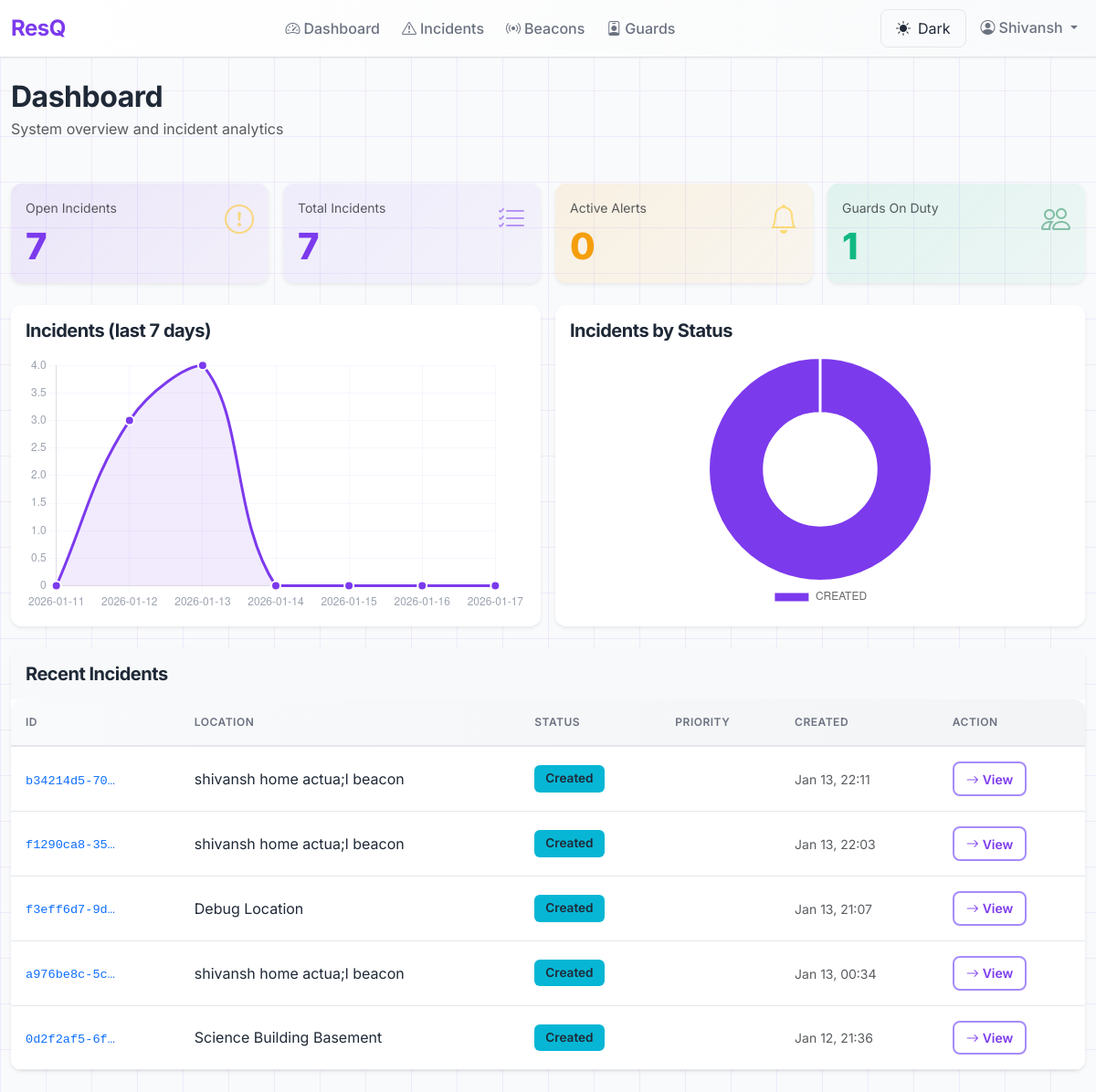
/admin-panel/ (signed in), run on an earlier commit of the app's database.
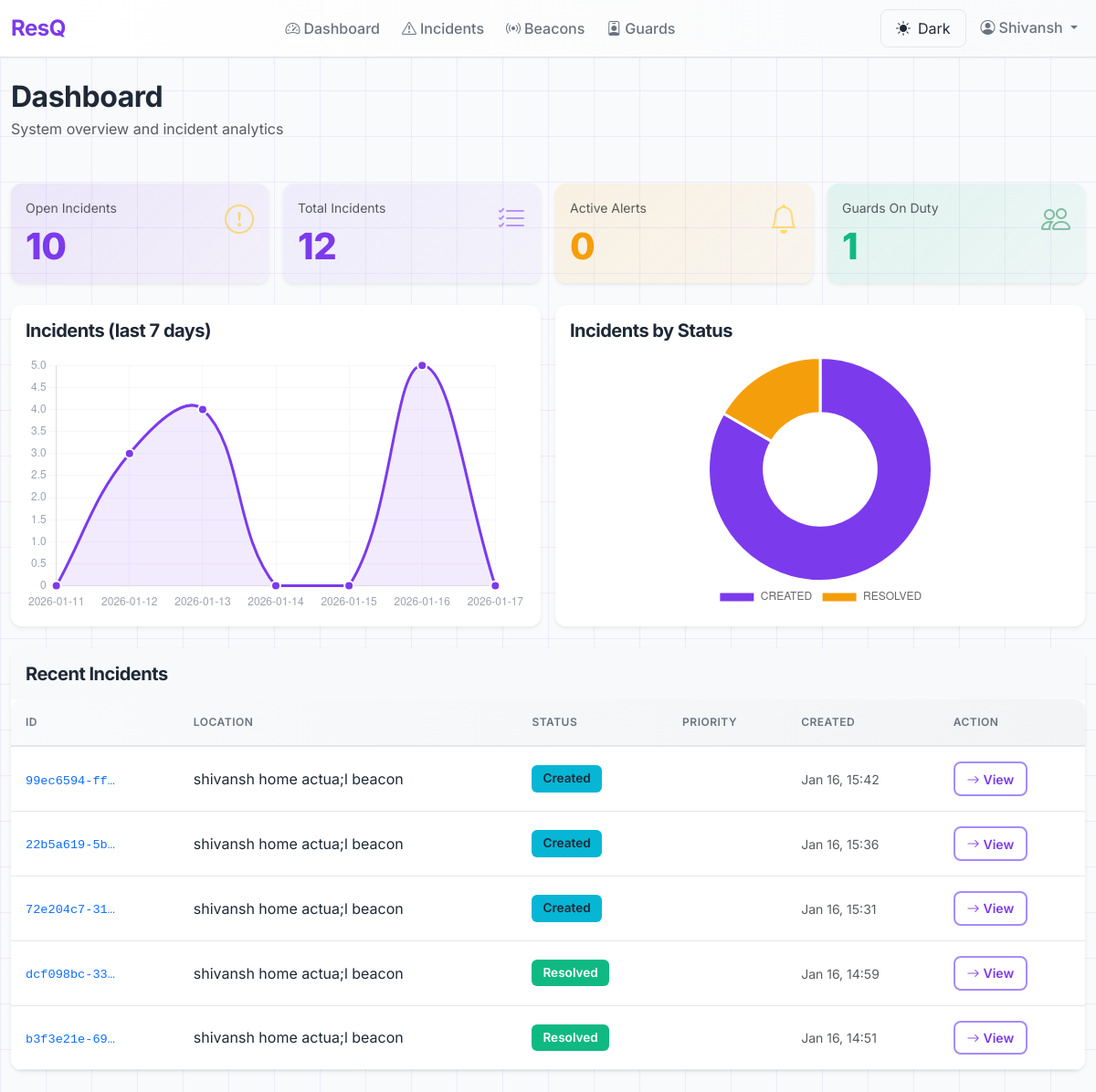
And on a later commit of the database.
### incidents/models.py (models this page shows, shortened)
class Incident(models.Model):
    class Status(models.TextChoices):
        CREATED = "CREATED", "Created"
        ASSIGNED = "ASSIGNED", "Assigned to Guard"
        IN_PROGRESS = "IN_PROGRESS", "In Progress"
        RESOLVED = "RESOLVED", "Resolved"
    class Priority(models.IntegerChoices):
        LOW = 1, "Low"
        MEDIUM = 2, "Medium"
        HIGH = 3, "High"
        CRITICAL = 4, "Critical"
    class ResolutionType(models.TextChoices):
        RESOLVED_BY_GUARD = "RESOLVED_BY_GUARD", "Resolved by Guard"
        ESCALATED_TO_ADMIN = "ESCALATED_TO_ADMIN", "Escalated to Admin"
    class BuzzerStatus(models.TextChoices):
        INACTIVE = "INACTIVE", "Inactive (No Incident)"
        PENDING = "PENDING", "Pending (Incident Created, No Guard Yet)"
        ACTIVE = "ACTIVE", "Active (Incident Assigned to Guard)"
        ACKNOWLEDGED = "ACKNOWLEDGED", "Acknowledged (Guard En Route)"
        RESOLVED = "RESOLVED", "Resolved (Incident Complete)"
    id = models.UUIDField(primary_key=True, default=uuid.uuid4, editable=False)
    beacon = models.ForeignKey(
        Beacon,
        on_delete=models.PROTECT,
        related_name="incidents",
        help_text="Location of emergency (mandatory)"
    )
    status = models.CharField(
        max_length=20,
        choices=Status.choices,
        default=Status.CREATED,
        db_index=True
    )
    priority = models.IntegerField(
        choices=Priority.choices,
        default=Priority.MEDIUM,
        db_index=True
    )
    description = models.TextField(blank=True, help_text="Optional incident description")
    report_type = models.CharField(
        max_length=100,
        blank=True,
        help_text="Type of report (e.g., Safety Concern, Suspicious Activity, Infrastructure Issue)"
    )
    location = models.CharField(
        max_length=255,
        blank=True,
        help_text="Location description if different from beacon"
    )
    first_signal_time = models.DateTimeField(null=True, blank=True, db_index=True)
    last_signal_time = models.DateTimeField(null=True, blank=True)
    created_at = models.DateTimeField(auto_now_add=True, db_index=True)
    updated_at = models.DateTimeField(auto_now=True)
    resolved_by = models.ForeignKey(
        settings.AUTH_USER_MODEL,
        null=True,
        blank=True,
        on_delete=models.SET_NULL,
        related_name="resolved_incidents",
        help_text="Guard/Admin who resolved this incident"
    )
    resolved_at = models.DateTimeField(null=True, blank=True)
    resolution_notes = models.TextField(blank=True, help_text="Notes about how incident was resolved")
    resolution_type = models.CharField(
        max_length=30,
        choices=ResolutionType.choices,
        blank=True,
        help_text="How the incident was resolved"
    )
    current_assigned_guard = models.ForeignKey(
        settings.AUTH_USER_MODEL,
        null=True,
        blank=True,
        on_delete=models.SET_NULL,
        related_name="currently_assigned_incidents",
        help_text="Currently assigned guard"
    )
    assigned_at = models.DateTimeField(null=True, blank=True)
    buzzer_status = models.CharField(
        max_length=20,
        choices=BuzzerStatus.choices,
        default=BuzzerStatus.INACTIVE,
        db_index=True,
        help_text="Current buzzer status for ESP32 devices at this beacon"
    )
    buzzer_last_updated = models.DateTimeField(
        auto_now=True,
        help_text="Last time buzzer status was changed"
    )
    total_alerts_sent = models.PositiveIntegerField(default=0, help_text="Total alerts sent to guards")
    total_alerts_declined = models.PositiveIntegerField(default=0, help_text="Total alerts declined by guards")
    class Meta:
        ordering = ["-created_at"]
        indexes = [
            models.Index(fields=["-created_at"]),
            models.Index(fields=["status", "-created_at"]),
            models.Index(fields=["beacon", "-created_at"]),
            models.Index(fields=["beacon", "status", "-created_at"]),
        ]
        verbose_name = "Incident"
        verbose_name_plural = "Incidents"

class Beacon(models.Model):
    id = models.UUIDField(primary_key=True, default=uuid.uuid4, editable=False)
    beacon_id = models.CharField(max_length=100, unique=True, db_index=True, null=True, blank=True, help_text="Hardware beacon ID (UUID:major:minor)")
    uuid = models.CharField(max_length=36, db_index=True, help_text="iBeacon UUID")
    major = models.IntegerField(help_text="iBeacon major value")
    minor = models.IntegerField(help_text="iBeacon minor value")
    location_name = models.CharField(max_length=255, help_text="e.g., Library Entrance, Hallway 3A")
    building = models.CharField(max_length=255, help_text="e.g., Building A, Science Center")
    floor = models.IntegerField(help_text="Floor number")
    latitude = models.FloatField(null=True, blank=True, help_text="Fixed beacon latitude")
    longitude = models.FloatField(null=True, blank=True, help_text="Fixed beacon longitude")
    nearby_beacons = models.ManyToManyField(
        'self',
        through='BeaconProximity',
        symmetrical=False,
        related_name='nearby_from',
        help_text="Nearby beacons in priority order for guard search expansion"
    )
    is_active = models.BooleanField(default=True, db_index=True, help_text="Is beacon operational")
    created_at = models.DateTimeField(auto_now_add=True)
    updated_at = models.DateTimeField(auto_now=True)
    class Meta:
        ordering = ["building", "floor", "location_name"]
        indexes = [
            models.Index(fields=["beacon_id"]),
            models.Index(fields=["uuid", "major", "minor"]),
            models.Index(fields=["building", "floor"]),
            models.Index(fields=["is_active"]),
        ]
        constraints = [
            models.UniqueConstraint(fields=["major", "minor"], name="unique_beacon_major_minor")
        ]

### adminEnd/views.py (the view)
# urls.py: path('', views.dashboard, name='dashboard'),
@admin_required
def dashboard(request):
    incidents_total = Incident.objects.all().count()
    incidents_open = Incident.objects.exclude(status=Incident.Status.RESOLVED).count()
    incidents_by_status_qs = Incident.objects.values('status').annotate(count=Count('id'))
    incidents_by_status = {item['status']: item['count'] for item in incidents_by_status_qs}
    active_alerts = GuardAlert.objects.filter(status=GuardAlert.AlertStatus.SENT).count()
    active_assignments = GuardAssignment.objects.filter(is_active=True).count()
    guards_on_duty = GuardProfile.objects.filter(is_active=True).count()
    recent_incidents = Incident.objects.order_by('-created_at')[:5]
    end_date = timezone.now().date()
    start_date = end_date - timedelta(days=6)
    daily_qs = Incident.objects.filter(created_at__date__gte=start_date).annotate(date=TruncDate('created_at')).values('date').annotate(count=Count('id')).order_by('date')
    counts_by_day = {}
    for i in range(7):
        d = (start_date + timedelta(days=i))
        counts_by_day[d.isoformat()] = 0
    for item in daily_qs:
        counts_by_day[item['date'].isoformat()] = item['count']
    chart_labels = list(counts_by_day.keys())
    chart_data = list(counts_by_day.values())
    context = {
        'incidents_total': incidents_total,
        'incidents_open': incidents_open,
        'incidents_by_status': incidents_by_status,
        'active_alerts': active_alerts,
        'active_assignments': active_assignments,
        'guards_on_duty': guards_on_duty,
        'recent_incidents': recent_incidents,
        'chart_labels': json.dumps(chart_labels),
        'chart_data': json.dumps(chart_data),
        'status_counts_json': json.dumps(incidents_by_status),
    }
    return render(request, 'adminEnd/dashboard.html', context)

### adminEnd/context_processors.py (called while the page is built)
def adminend_view_only(request):
    return {'adminend_view_only': getattr(settings, 'ADMINEND_VIEW_ONLY', True)}

### adminEnd/views.py (called while the page is built)
def admin_required(view_func):
    return user_passes_test(lambda u: u.is_authenticated and getattr(u, 'role', None) == 'ADMIN', login_url='home')(view_func)

### adminEnd/templates/adminEnd/dashboard.html (shortened to what the changed rows need)
{% extends 'adminEnd/base.html' %}
{% block content %}
<div class="mb-5">
  <h1 class="mb-1">Dashboard</h1>
</div>
<div class="row mb-4 g-3">
  <div class="col-md-3">
    <div class="card h-100 border-0 shadow-sm" style="background: linear-gradient(135deg, rgba(124, 58, 237, 0.1), rgba(124, 58, 237, 0.05));">
      <div class="card-body">
        <div class="d-flex align-items-start">
          <div>
            <p class="text-muted small fw-600 mb-2">Open Incidents</p>
            <h3 class="mb-0" style="color: #7c3aed; font-size: 2.5rem; font-weight: 800;">{{ incidents_open }}</h3>
          </div>
        </div>
      </div>
    </div>
  </div>
  <div class="col-md-3">
    <div class="card h-100 border-0 shadow-sm" style="background: linear-gradient(135deg, rgba(196, 181, 253, 0.2), rgba(196, 181, 253, 0.1));">
      <div class="card-body">
        <div class="d-flex align-items-start">
          <div>
            <p class="text-muted small fw-600 mb-2">Total Incidents</p>
            <h3 class="mb-0" style="color: #7c3aed; font-size: 2.5rem; font-weight: 800;">{{ incidents_total }}</h3>
          </div>
        </div>
      </div>
    </div>
  </div>
</div>
<div class="row mb-4 g-3">
  <div class="col-lg-6">
    <div class="card border-0 shadow-sm h-100">
      <div class="card-body">
        <div style="position: relative; height: 280px;">
          <canvas id="incidentsLineChart"></canvas>
        </div>
      </div>
    </div>
  </div>
  <div class="col-lg-6">
    <div class="card border-0 shadow-sm h-100">
      <div class="card-body">
        <div style="position: relative; height: 280px;">
          <canvas id="statusPieChart"></canvas>
        </div>
      </div>
    </div>
  </div>
</div>
<div class="row">
  <div class="col-12">
    <div class="card border-0 shadow-sm">
      <div class="card-body p-0">
        <table class="table table-hover mb-0">
          <thead style="background-color: #f9fafb;">
            <tr>
              <th class="fw-600 text-muted small text-uppercase">ID</th>
              <th class="fw-600 text-muted small text-uppercase">Location</th>
              <th class="fw-600 text-muted small text-uppercase">Status</th>
              <th class="fw-600 text-muted small text-uppercase">Priority</th>
              <th class="fw-600 text-muted small text-uppercase">Created</th>
              <th class="fw-600 text-muted small text-uppercase">Action</th>
            </tr>
          </thead>
          <tbody>
            {% for incident in recent_incidents %}
            <tr>
              <td><code class="text-primary" style="font-size: 0.85rem;">{{ incident.id|truncatechars:12 }}</code></td>
              <td>{{ incident.beacon.location_name }}</td>
              <td>
                {% if incident.status == 'CREATED' %}
                  <span class="badge bg-info">Created</span>
                {% elif incident.status == 'ASSIGNED' %}
                  <span class="badge bg-warning text-dark">Assigned</span>
                {% elif incident.status == 'IN_PROGRESS' %}
                  <span class="badge" style="background-color: #f59e0b; color: white;">In Progress</span>
                {% elif incident.status == 'RESOLVED' %}
                  <span class="badge bg-success">Resolved</span>
                {% endif %}
              </td>
              <td>
              </td>
              <td><small class="text-muted">{{ incident.created_at|date:"M d, H:i" }}</small></td>
              <td><a href="{% url 'adminEnd:incident_detail' incident.id %}" class="btn btn-sm btn-outline-primary"><i class="bi bi-arrow-right me-1"></i>View</a></td>
            </tr>
            {% empty %}
            <tr>
              <td colspan="6" class="text-center text-muted py-4">No incidents found</td>
            </tr>
            {% endfor %}
          </tbody>
        </table>
      </div>
    </div>
  </div>
</div>
<script>
  const labels = JSON.parse('{{ chart_labels|escapejs }}');
  const data = JSON.parse('{{ chart_data|escapejs }}');
  const statusCounts = JSON.parse('{{ status_counts_json|escapejs }}');
  // Line chart for last 7 days
  const ctx = document.getElementById('incidentsLineChart').getContext('2d');
  new Chart(ctx, {
    type: 'line',
    data: {
      labels: labels,
      datasets: [{
        label: 'Incidents',
        data: data,
        borderColor: '#7c3aed',
        backgroundColor: 'rgba(124, 58, 237, 0.1)',
        tension: 0.4,
        fill: true,
        pointRadius: 5,
        pointBackgroundColor: '#7c3aed',
        pointBorderColor: '#fff',
        pointBorderWidth: 2
      }]
    },
    options: {
      responsive: true,
      maintainAspectRatio: false,
      plugins: {
        legend: { display: false }
      },
      scales: {
        y: { beginAtZero: true },
        x: { ticks: { color: '#9ca3af' }, grid: { color: 'rgba(124, 58, 237, 0.05)' } },
        y: { ticks: { color: '#9ca3af' }, grid: { color: 'rgba(124, 58, 237, 0.05)' }, beginAtZero: true }
      }
    }
  });
  // Pie chart for status counts
  const pieCtx = document.getElementById('statusPieChart').getContext('2d');
  const statusLabels = Object.keys(statusCounts);
  const statusData = Object.values(statusCounts);
  new Chart(pieCtx, {
    type: 'doughnut',
    data: {
      labels: statusLabels,
      datasets: [{
        data: statusData,
        backgroundColor: ['#7c3aed', '#f59e0b', '#ec4899', '#10b981'],
        borderColor: '#fff',
        borderWidth: 3
      }]
    },
    options: {
      responsive: true,
      maintainAspectRatio: false,
      plugins: {
        legend: {
          position: 'bottom',
          labels: { padding: 10, font: { size: 12, weight: 500 } }
        }
      }
    }
  });
</script>
{% endblock %}

What changed in the data, as far as the page shows it:
no longer on this page (row edited): Incident: id "b34214d5-70…", beacon.location_name "shivansh home actua;l beacon", status "Created", created_at "Jan 13, 22:11"
no longer on this page (row edited): Incident: id "f1290ca8-35…", beacon.location_name "shivansh home actua;l beacon", status "Created", created_at "Jan 13, 22:03"
no longer on this page (row edited): Incident: id "f3eff6d7-9d…", beacon.location_name "Debug Location", status "Created", created_at "Jan 13, 21:07"
no longer on this page (row edited): Incident: id "a976be8c-5c…", beacon.location_name "shivansh home actua;l beacon", status "Created", created_at "Jan 13, 00:34"
no longer on this page (row edited): Incident: id "0d2f2af5-6f…", beacon.location_name "Science Building Basement", status "Created", created_at "Jan 12, 21:36"
added Incident: id "99ec6594-ff…", beacon.location_name "shivansh home actua;l beacon", status "Created", created_at "Jan 16, 15:42"
added Incident: id "22b5a619-5b…", beacon.location_name "shivansh home actua;l beacon", status "Created", created_at "Jan 16, 15:36"
added Incident: id "72e204c7-31…", beacon.location_name "shivansh home actua;l beacon", status "Created", created_at "Jan 16, 15:31"
added Incident: id "dcf098bc-33…", beacon.location_name "shivansh home actua;l beacon", status "Resolved", created_at "Jan 16, 14:59"
added Incident: id "b3f3e21e-69…", beacon.location_name "shivansh home actua;l beacon", status "Resolved", created_at "Jan 16, 14:51"
Also different on the page:
{{ incidents_open }}: "7" → "10"
{{ incidents_total }}: "7" → "12"
chart data {{ chart_data|escapejs }}: [0, 3, 4, 0, 0, 0, 0] → [0, 3, 4, 0, 0, 5, 0]
